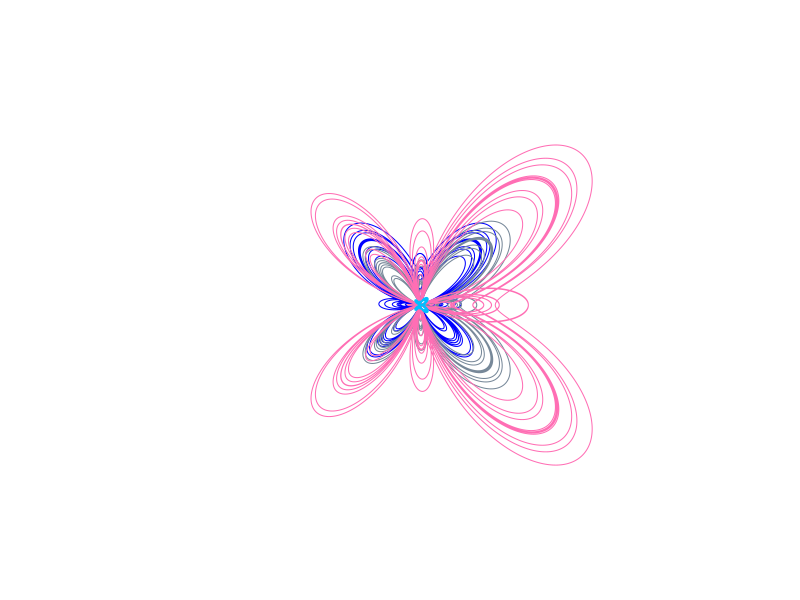

This chart was generated by the following R code:
n<-10000 # number of points to plot
theta<-seq(0,24*pi,length.out = n) # a vector of size 1e3 of theta values 
r<-exp(1)^cos(theta)- 2*cos(4*theta) + sin(theta/12)^5 # parametric equation in polar coordinates
x<-r*cos(theta+ pi/2) # convert from polar to Cartesian coordinates
y<-r*sin(theta+ pi/2) # convert from polar to Cartesian coordinates
plot(x,y,col="blue",type="l",lwd=1,xlab="",ylab="",axes=FALSE,asp=1,xlim=c(-15,15))


xx<-r*cos(theta) 
yy<-r*sin(theta) 

randomTimes<-sample(1:5,1,replace=FALSE)
randomTimes

totalTimes<-0

repeat
{
      totalTimes<-totalTimes+1;
      
      randomSize<-sample(0.1:5, 1, replace=TRUE)
      randomSize
      is.numeric(randomSize)
      for (changeSize in randomSize)
      {
        valForRotateC1<-sample(-5.1:5,1,replace=FALSE)
        valForRotateC1
        is.numeric(valForRotateC1)
        for (c1 in valForRotateC1)
        {
          valForRotateC2<-sample(-5.1:5,1,replace=FALSE)
          valForRotateC2
          is.numeric(valForRotateC2)
          for (c2 in valForRotateC2)
          {
            valForRotateD1<-sample(-5.1:5,1,replace=FALSE)
            valForRotateD1
            is.numeric(valForRotateD1)
             for (d1 in valForRotateD1)
              {
                valForRotateD2<-sample(-5.1:5,1,replace=FALSE)
                valForRotateD2
                is.numeric(valForRotateD2)
                for (d2 in valForRotateD2)
                {
                changeSizeX<-changeSize*xx
                changeSizeY<-changeSize*yy
                
                lines(changeSizeX,changeSizeY, col = sample(colours(), randomTimes),type="l",lwd=1,xlab="",ylab="")
                }
             }
          }
        }
      }
      
      if(totalTimes == randomTimes)
        break;
}



